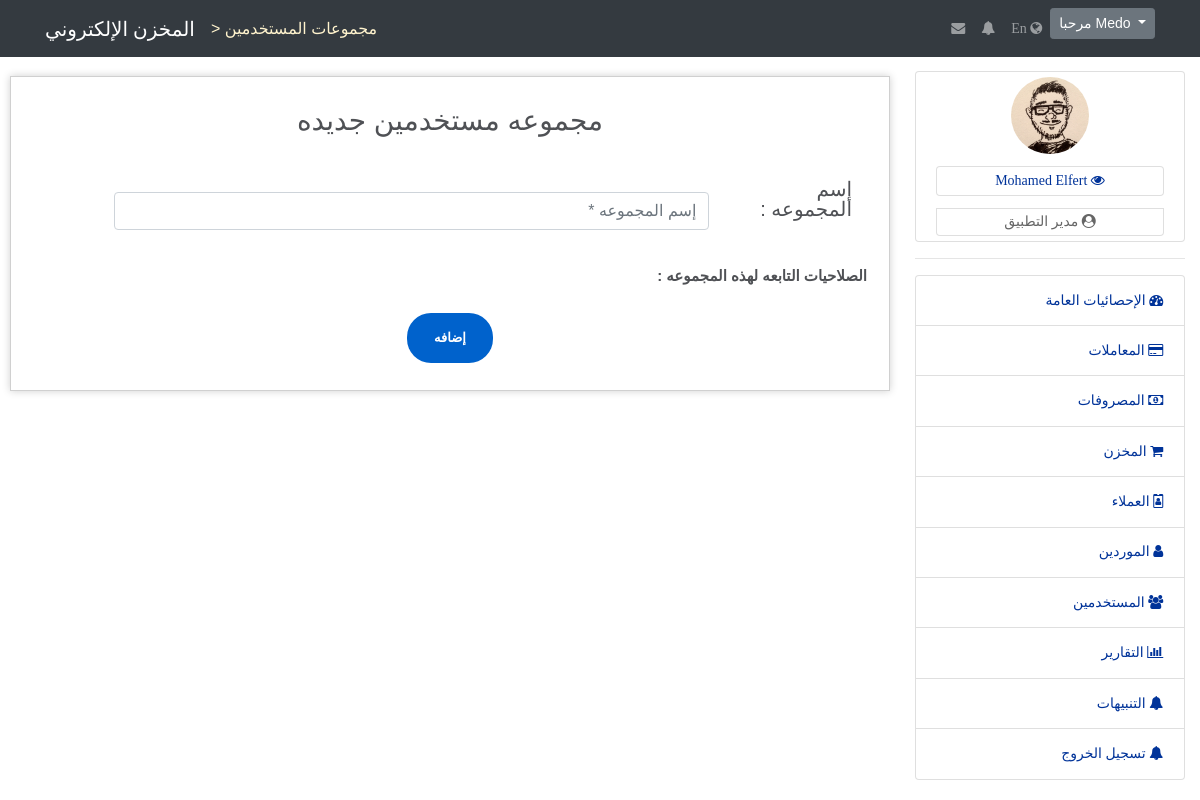
Before: /usersgroups/add with the older database file.
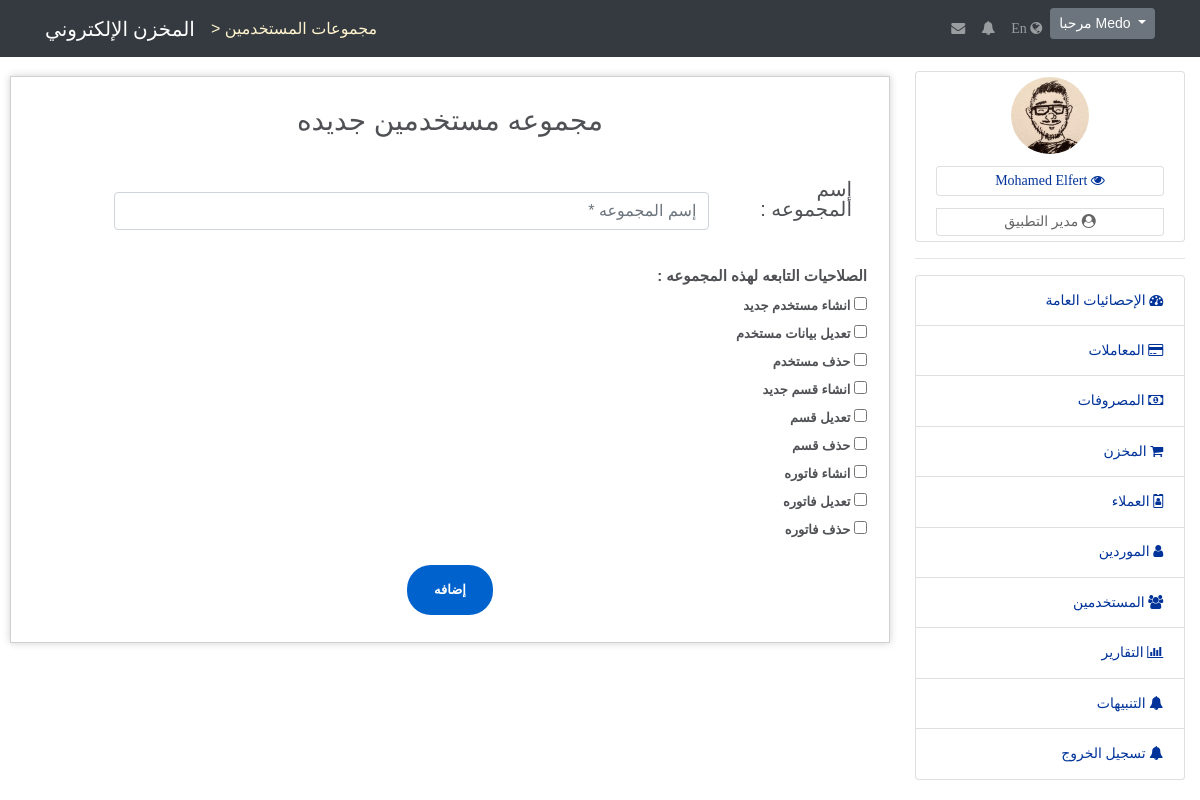
After: the same page with the newer database file.
### tables this page shows
CREATE TABLE `app_users_privileges` (
  `PrivilegeId` tinyint(3) UNSIGNED NOT NULL,
  `Privilege` varchar(30) NOT NULL,
  `PrivilegeTitle` varchar(30) NOT NULL
);

### app/controllers/abstractcontroller.php (called while the page is built, shortened)
<?php
class AbstractController
{
    protected $_controller;
    protected $_action;
    protected $_template;
    protected $_registry;
    protected $_data = [];
    public function setController($controllerName){
        $this->_controller = $controllerName;
    }
    public function setAction($actionName){
        $this->_action = $actionName;
    }
    public function setTemplate($template){
        $this->_template = $template;
    }
    public function setRegistry($registry){
        $this->_registry = $registry;
    }
    protected function _view(){
        $view = VIEWS_PATH . $this->_controller . DS . $this->_action . '.view.php';
        $this->_data = array_merge($this->_data,$this->language->getDictionary());
        $this->_template->setRegistry($this->_registry);
        $this->_template->setActionViewFile($view);
        $this->_template->setAppData($this->_data);
        $this->_template->renderApp();
    }
}

### app/controllers/usersgroupscontroller.php (called while the page is built, shortened)
<?php
class UsersGroupsController extends AbstractController
{
    public function addAction()
    {
        $this->_data['privileges'] = privilegesModel::getAll();
        $this->_view();
    }
}

### app/lib/frontcontroller.php (called while the page is built, shortened)
<?php
class FrontController
{
    private $_controller = 'index';
    private $_action     = 'default';
    private $_params     = array();
    private $_registry;
    private $_template;
    public function __construct(Template $template , Registry $registry)
    {
        $this->_template = $template;
        $this->_registry = $registry;
    }
    private function _parseUrl(){
        $url = explode('/',trim(parse_url($_SERVER['REQUEST_URI'],PHP_URL_PATH),'/'),3);
        if (isset($url[0]) && $url[0] != ''){
            $this->_controller = $url[0];
        }
        if (isset($url[1]) && $url[1] != ''){
            $this->_action = $url[1];
        }
    }
    public function dispatch(){
        $actionName = $this->_action .'Action';
        $controller = new $controllerClassName();
        $controller->setController($this->_controller);
        $controller->setAction($this->_action);
        $controller->setparams($this->_params);
        $controller->setTemplate($this->_template);
        $controller->setRegistry($this->_registry);
        $controller->$actionName();
    }
}

### public/index.php (called while the page is built, shortened)
<?php
require APP_PATH . DS . 'lib' . DS . 'autoload.php';
$session = new SessionManager();
$session->start();
if(!isset($session->lang)){
    $session->lang = APP_DEFAULT_LANGUAGE;
}
$template_parts = require '..' . DS . 'app' . DS . 'config' . DS . 'templateconfig.php';
$template  = new Template($template_parts);
$language  = new Language();
$messenger = Messenger::getInstance($session);
$registry = Registry::getInstance();
$registry->session   = $session;
$registry->language  = $language;
$registry->messenger = $messenger;
$frontController = new FrontController($template,$registry);
$frontController->dispatch();

### app/lib/template/templatehelper.php (called while the page is built, shortened)
<?php
trait TemplateHelper
{
    public function matchUrl($url)
    {
       return parse_url($_SERVER['REQUEST_URI'],PHP_URL_PATH) === $url;
    }
}

### app/lib/autoload.php (called while the page is built, shortened)
<?php
class Autoload
{
    public static function autoload($className){
        $className = str_replace('PHPMVC' , '' , $className);
        $className = str_replace('\\' , '/' , $className);
        $className = $className . '.php';
        $className = strtolower($className);
    }
}

### app/lib/database/databasehandler.php (called while the page is built, shortened)
<?php
abstract class DatabaseHandler
{
    public static function factory()
    {
        $driver = DATABASE_CONN_DRIVER;
        if ($driver == self::DATABASE_DRIVER_PDO) {
            return PDODatabaseHandler::getInstance();
        } elseif ($driver == self::DATABASE_DRIVER_MYSQLI) {
            return MySQLiDatabaseHandler::getInstance();
        }
    }
}

### app/lib/database/pdodatabasehandler.php (called while the page is built, shortened)
<?php
class PDODatabaseHandler extends DatabaseHandler
{
    private static $_instance;
    private static $_handler;
    public function __call($name,$arguments){
        return call_user_func_array(array(&self::$_handler, $name),$arguments);
    }
    protected static function init()
    {
        try{
            self::$_handler = new \PDO('mysql://hostname=' . DATABASE_HOST_NAME . ';dbname=' . DATABASE_DB_NAME,
                                        DATABASE_USERNAME,DATABASE_PASSWORD,
                array(\PDO::ATTR_ERRMODE => \PDO::ERRMODE_WARNING, \PDO::MYSQL_ATTR_INIT_COMMAND => 'SET NAMES UTF8'));
        }catch(\PDOException $e){
            echo 'Sorry your may not have access to the database server.';
        }
    }
    public static function getInstance()
    {
        if(self::$_instance === null){
            self::$_instance  = new self();
        }
        return self::$_instance;
    }
}

### app/models/abstractmodel.php (called while the page is built, shortened)
<?php
class AbstractModel
{
    public static function getAll()
    {
        $sql = 'SELECT * FROM ' . static::$tableName;
        $stmt = DatabaseHandler::factory()->prepare($sql);
        $stmt->execute();
        if(method_exists(get_called_class(), '__construct')) {
            $results = $stmt->fetchAll(\PDO::FETCH_CLASS | \PDO::FETCH_PROPS_LATE, get_called_class(), array_keys(static::$tableSchema));
        } else {
            $results = $stmt->fetchAll(\PDO::FETCH_CLASS, get_called_class());
        }
        return  (is_array($results) && !empty($results)) ? $results : false;
    }
}

### app/views/usersgroups/add.view.php (the view)
<div id="container">
    <div class="container-fluid">
        <div class="text-center">
            <form class="app_form" method="post" enctype="application/x-www-form-urlencoded">
                <div class="tab-pane fade show active" id="home" role="tabpanel" aria-labelledby="home-tab">
                    <h3 class="register-heading"> <?= $text_add_new_group ?> </h3>
                    <div class="row register-form">
                        <div class="form-group col-md-12">
                            <label class="control-label col-sm-2" for="groupName"> <?= $text_group_name ?>  :  </label>
                            <label class="control-label col-sm-9">
                                <input type="text" class="form-control" placeholder="<?= $text_group_name ?> *" name="groupName" id="groupName" required />
                            </label>
                        </div>
                        <div class="container">
                            <div class="headbox"> <?= $text_group_privileges ?> : </div>
                            <?php
                            if ($privileges !== false){
                                foreach($privileges as $privilege){
                            ?>
                                <div class="input-group">
                                    <div class="checkbox">
                                        <label>
                                            <input type="checkbox" name="privilege[]" id="privilege[]" value="<?= $privilege->PrivilegeId ?>">
                                            <span><?= $privilege->Privilege ?></span>
                                        </label>
                                    </div>
                                </div>
                            <?php
                                }
                            }
                            ?>
                        </div>
                        <input type="submit" name="submit" class="btnRegister"  value="<?= $text_add ?>"/>
                    </div>
                </div>
            </form>
        </div>
    </div>
</div>

### app/lib/template/template.php (shortened to what the changed rows need)
<?php
class Template
{
    private $_templateParts;
    private $_action_view;
    public function __construct(array $parts)
    {
        $this->_templateParts = $parts;
    }
    public function setActionViewFile($actionViewPath)
    {
        $this->_action_view = $actionViewPath;
    }
    private function renderTemplateHeaderStart()
    {
        require TEMPLATE_PATH . 'templateheaderstart.php';
    }
    private function renderTemplateHeaderEnd()
    {
        require TEMPLATE_PATH . 'templateheaderend.php';
    }
    private function renderTemplateFooter()
    {
        require TEMPLATE_PATH . 'templatefooter.php';
    }
    private function renderTemplateBlocks()
    {
        if(!array_key_exists('template',$this->_templateParts)){
            echo '
                    <div style="background: #ce5656;padding: 5px;text-align: center">
                        <h1> Sorry You Have To Define The Template Blocks :( </h1>
                    </div>
                ';
        }else{
            $parts = $this->_templateParts['template'];
            if(!empty($parts)){
                foreach($parts as $partKey => $file){
                    if($partKey === ':view'){
                        require $this->_action_view;
                    }else{
                        require $file;
                    }
                }
            }
        }
    }
    private function renderHeaderResources()
    {
        $output = '';
        if(!array_key_exists('header_resources',$this->_templateParts)){
            echo '
                    <div style="background: #ce5656;padding: 5px;text-align: center">
                        <h1> Sorry You Have To Define The Header Resources :( </h1>
                    </div>
                ';
        }else{
            $resources = $this->_templateParts['header_resources'];
            $css = $resources['css'];
            if(!empty($css)){
                foreach($css as $cssKey => $path){
                    $output .= '<link type="text/css" rel="stylesheet" href="' . $path . '">';
                }
            }
            $js = $resources['js'];
            if(!empty($js)){
                foreach($js as $jsKey => $path){
                    $output .= '<script  src="' . $path . '"></script>';
                }
            }
        }
        echo $output;
    }
    public function renderApp()
    {
        $this->renderHeaderResources();
        $this->renderTemplateBlocks();
    }
}

### app/template/nav.php (shortened to what the changed rows need)
<nav class="navbar navbar-expand-lg navbar-dark bg-dark fixed-top">
    <div class="container">
        <a class="navbar-brand" href="/"><?= $text_logo ?></a>
        <h6 style="color: #fff3cd">
            <?php if(isset($title)) :  ?>
                <?= ' > ' . $title ?>
            <?php endif; ?>
        </h6>
        <div class="collapse navbar-collapse" id="navbarResponsive">
            <ul class="navbar-nav ml-auto">
                <li class="nav-item">
                    <a href="/messages" class="language_switch nav-link"><i class="fa fa-envelope"></i></a>
                </li>
                <li class="nav-item">
                    <a href="javascript:;" class="language_switch notifications nav-link"><i class="fa fa-bell"></i></a>
                </li>
                <li class="nav-item">
                    <a href="/language" class="language_switch nav-link"><span><?= $_SESSION['lang'] == 'ar' ? 'En' : 'عربي' ?></span> <i class="fa fa-globe"></i></a>
                </li>
            </ul>
            <div class="dropdown">
                <button class="btn btn-secondary btn-sm dropdown-toggle" type="button" data-toggle="dropdown" aria-haspopup="true" aria-expanded="false">
                    <span><?= $text_welcome ?> Medo</span>
                </button>
            </div>
        </div>
    </div>
</nav>

### app/template/sidbar.php (shortened to what the changed rows need)
<aside class="col-lg-3 sidbar">
    <div>
        <div class="list-group">
            <div class="list-group-item" style="text-align:center">
                <img src="/images/avatar/avatar1.jpg" style="width:30%;border-radius:50%;">
                <p><a href="/users/profile" class="list-group-item" style="padding:2px"><i class="fa fa-eye"></i>  Mohamed Elfert  </a></p>
                <p class="list-group-item" style="padding:1px"><i class="fa fa-user-circle"></i>  <?= $text_app_manager ?>  </p>
            </div>
        </div>
    </div>
    <hr>
    <div>
        <div class="list-group">
            <li class="nav-item list-group-item <?= ($this->matchUrl('/') === true)  ? 'selected' : '' ?>">
                <a class="nav-link collapsed" href="/">
                    <i class="fa fa-dashboard"></i>
                    <span><?= $text_general_statistics ?></span>
                </a>
            </li>
            <li class="nav-item list-group-item">
                <a class="nav-link collapsed" href="#" data-toggle="collapse" data-target="#collapseOne" aria-expanded="true" aria-controls="collapseOne">
                    <i class="fa fa-credit-card"></i>
                    <span><?= $text_transactions ?></span>
                </a>
            </li>
            <li class="nav-item list-group-item">
                <a class="nav-link collapsed" href="#" data-toggle="collapse" data-target="#collapseTwo" aria-expanded="true" aria-controls="collapseTwo">
                    <i class="fa fa-money"></i>
                    <span><?= $text_expenses ?></span>
                </a>
            </li>
            <li class="nav-item list-group-item">
                <a class="nav-link collapsed" href="#" data-toggle="collapse" data-target="#collapseThree" aria-expanded="true" aria-controls="collapseThree">
                    <i class="fa fa-shopping-cart"></i>
                    <span><?= $text_store ?></span>
                </a>
            </li>
            <li class="nav-item list-group-item <?= ($this->matchUrl('/clients') === true)  ? 'selected' : '' ?>">
                <a class="nav-link collapsed" href="/clients">
                    <i class="fa fa-id-badge"></i>
                    <span><?= $text_clients ?></span>
                </a>
            </li>
            <li class="nav-item list-group-item <?= ($this->matchUrl('/suppliers') === true)  ? 'selected' : '' ?>">
                <a class="nav-link collapsed" href="/suppliers">
                    <i class="fa fa-user"></i>
                    <span><?= $text_suppliers ?></span>
                </a>
            </li>
            <li class="nav-item list-group-item">
                <a class="nav-link collapsed" href="#" data-toggle="collapse" data-target="#collapseSex" aria-expanded="true" aria-controls="collapseSex">
                    <i class="fa fa-group"></i>
                    <span><?= $text_users ?></span>
                </a>
            </li>
            <li class="nav-item list-group-item <?= ($this->matchUrl('/reports') === true)  ? 'selected' : '' ?>">
                <a class="nav-link collapsed" href="/reports">
                    <i class="fa fa-bar-chart"></i>
                    <span><?= $text_reports ?></span>
                </a>
            </li>
            <li class="nav-item list-group-item <?= ($this->matchUrl('/notifications') === true)  ? 'selected' : '' ?>">
                <a class="nav-link collapsed" href="/notifications">
                    <i class="fa fa-bell"></i>
                    <span><?= $text_notifications ?></span>
                </a>
            </li>
            <li class="nav-item list-group-item <?= ($this->matchUrl('/auth/logout') === true)  ? 'selected' : '' ?>">
                <a class="nav-link collapsed" href="/auth/logout">
                    <i class="fa fa-bell"></i>
                    <span><?= $text_log_out ?></span>
                </a>
            </li>
        </div>
    </div>
</aside>
<div class="action_view">

Changed rows visible on the page:
added app_users_privileges: Privilege "انشاء مستخدم جديد"
added app_users_privileges: Privilege "تعديل بيانات مستخدم"
added app_users_privileges: Privilege "حذف مستخدم"
added app_users_privileges: Privilege "انشاء قسم جديد"
added app_users_privileges: Privilege "تعديل قسم"
added app_users_privileges: Privilege "حذف قسم"
added app_users_privileges: Privilege "انشاء فاتوره"
added app_users_privileges: Privilege "تعديل فاتوره"
added app_users_privileges: Privilege "حذف فاتوره"
